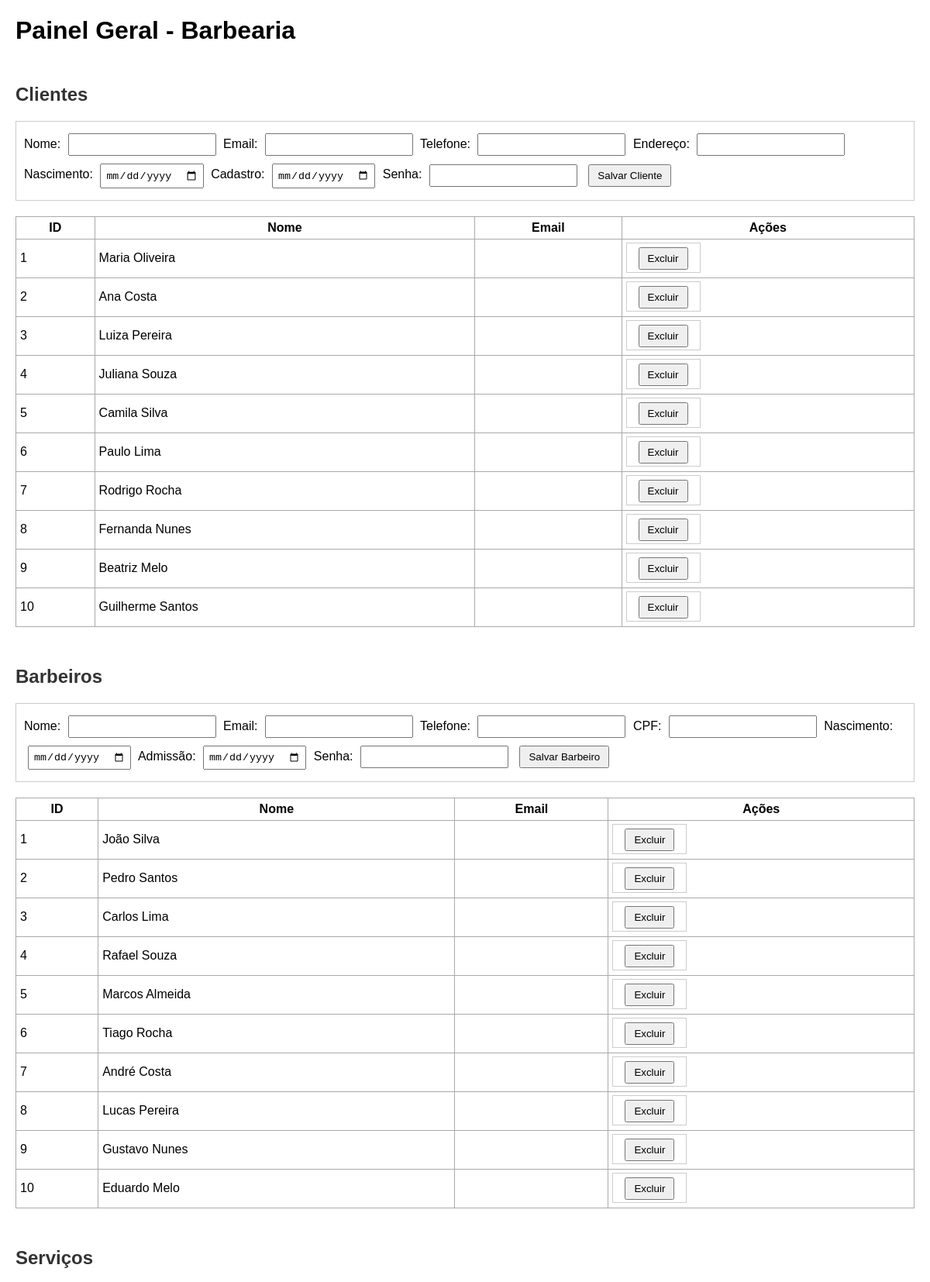
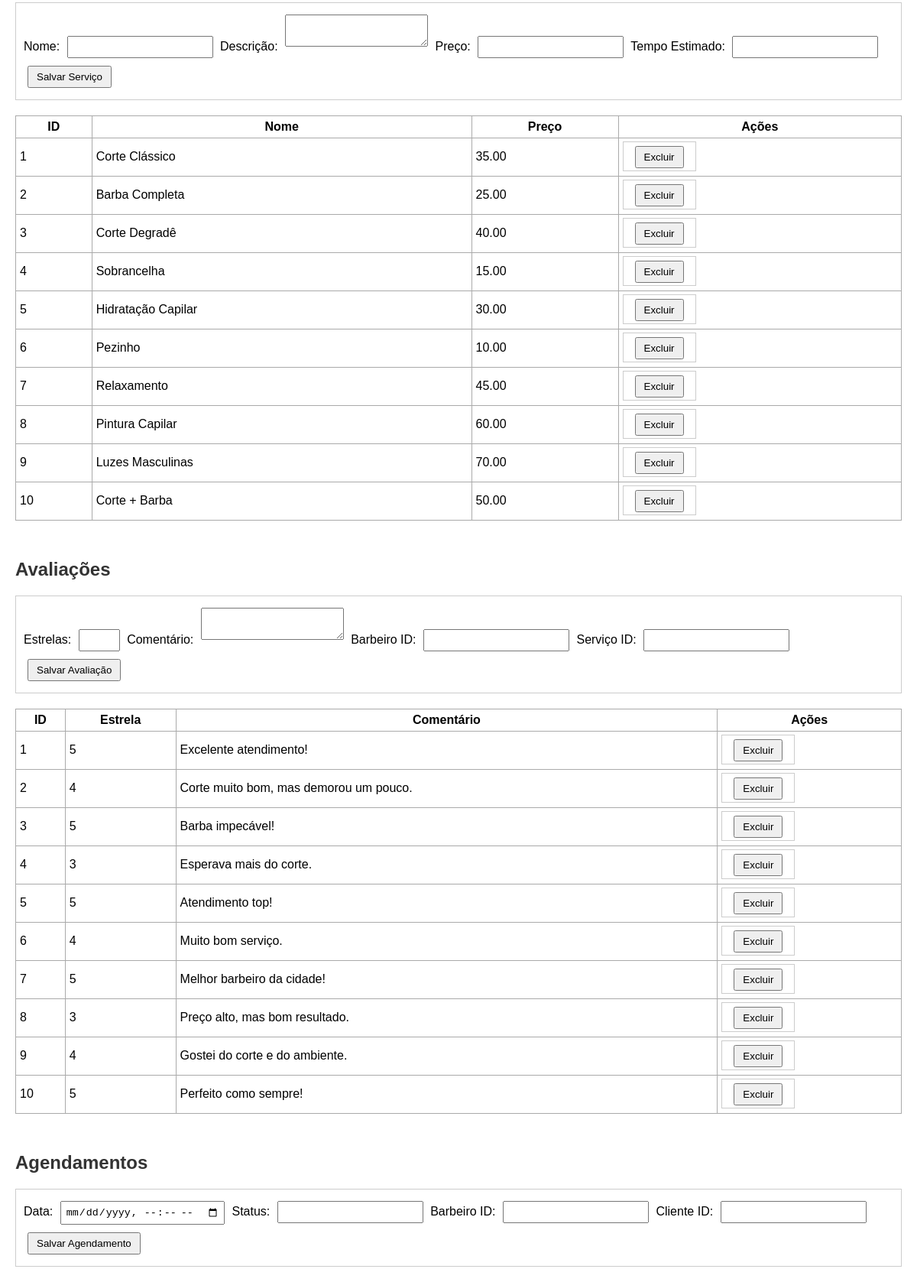
/ideias/painel_testes.php (upper part), run on the app's committed database (2 pictures, top to bottom).
### tables this page shows
CREATE TABLE IF NOT EXISTS `cliente` (
  `id_cliente` INT(11) NOT NULL AUTO_INCREMENT,
  `nome` VARCHAR(100) NOT NULL,
  `telefone` VARCHAR(15) NOT NULL,
  `endereco` VARCHAR(255) NULL DEFAULT NULL,
  `data_nascimento` DATE NULL DEFAULT NULL,
  `data_cadastro` TIMESTAMP NOT NULL DEFAULT CURRENT_TIMESTAMP(),
  `usuario_idusuario` INT NOT NULL,
  PRIMARY KEY (`id_cliente`),
  INDEX `fk_cliente_usuario1_idx` (`usuario_idusuario` ASC) VISIBLE,
  CONSTRAINT `fk_cliente_usuario1`
    FOREIGN KEY (`usuario_idusuario`)
    REFERENCES `usuario` (`idusuario`)
    ON DELETE NO ACTION
    ON UPDATE NO ACTION);

CREATE TABLE IF NOT EXISTS `barbeiro` (
  `id_barbeiro` INT(11) NOT NULL AUTO_INCREMENT,
  `nome` VARCHAR(100) NOT NULL,
  `telefone` VARCHAR(15) NOT NULL,
  `cpf` VARCHAR(11) NOT NULL,
  `data_nascimento` DATE NULL DEFAULT NULL,
  `data_admissao` DATE NULL DEFAULT NULL,
  `usuario_idusuario` INT NOT NULL,
  PRIMARY KEY (`id_barbeiro`),
  UNIQUE INDEX `cpf` (`cpf` ASC) VISIBLE,
  INDEX `fk_barbeiro_usuario1_idx` (`usuario_idusuario` ASC) VISIBLE,
  CONSTRAINT `fk_barbeiro_usuario1`
    FOREIGN KEY (`usuario_idusuario`)
    REFERENCES `usuario` (`idusuario`)
    ON DELETE NO ACTION
    ON UPDATE NO ACTION);

CREATE TABLE IF NOT EXISTS `servico` (
  `id_servico` INT(11) NOT NULL AUTO_INCREMENT,
  `nome_servico` VARCHAR(100) NOT NULL,
  `descricao` TEXT NULL DEFAULT NULL,
  `preco` DECIMAL(10,2) NOT NULL,
  `tempo_estimado` INT(11) NULL DEFAULT NULL,
  PRIMARY KEY (`id_servico`));

CREATE TABLE IF NOT EXISTS `avaliacao` (
  `idavaliacao` INT(11) NOT NULL AUTO_INCREMENT,
  `estrela` TINYINT(4) NOT NULL,
  `comentario` VARCHAR(256) NULL DEFAULT NULL,
  `barbeiro_id_barbeiro` INT(11) NOT NULL,
  `servico_id_servico` INT(11) NOT NULL,
  `foto` VARCHAR(255) NULL DEFAULT NULL,
  PRIMARY KEY (`idavaliacao`),
  INDEX `fk_avaliacao_barbeiro1_idx` (`barbeiro_id_barbeiro` ASC) VISIBLE,
  INDEX `fk_avaliacao_servico1_idx` (`servico_id_servico` ASC) VISIBLE,
  CONSTRAINT `fk_avaliacao_barbeiro1`
    FOREIGN KEY (`barbeiro_id_barbeiro`)
    REFERENCES `barbeiro` (`id_barbeiro`)
    ON DELETE CASCADE
    ON UPDATE CASCADE,
  CONSTRAINT `fk_avaliacao_servico1`
    FOREIGN KEY (`servico_id_servico`)
    REFERENCES `servico` (`id_servico`)
    ON DELETE CASCADE
    ON UPDATE CASCADE);

### tests/funcoes.php (called while the page is built, shortened)
<?php
function listarCliente($conexao)
{
    $sql = "SELECT * FROM cliente";
    $comando = mysqli_prepare($conexao, $sql);
    mysqli_stmt_execute($comando);
    $resultados = mysqli_stmt_get_result($comando);
    $lista_clientes = [];
    while ($cliente = mysqli_fetch_assoc($resultados)) {
        $lista_clientes[] = $cliente;
    }
    return $lista_clientes;
}
function listarAvaliacao($conexao)
{
    $sql = "SELECT * FROM avaliacao";
    $comando = mysqli_prepare($conexao, $sql);
    mysqli_stmt_execute($comando);
    $resultados = mysqli_stmt_get_result($comando);
    $lista_avaliacao = [];
    while ($avaliacao = mysqli_fetch_assoc($resultados)) {
        $lista_avaliacao[] = $avaliacao;
    }
    return $lista_avaliacao;
}
function listarBarbeiro($conexao) {
    $sql = "SELECT * FROM barbeiro";
    $comando = mysqli_prepare($conexao, $sql);
    mysqli_stmt_execute($comando);
    $resultados = mysqli_stmt_get_result($comando);
    $lista_Barbeiro = [];
    while ($barbeiro = mysqli_fetch_assoc($resultados)) {
        $lista_Barbeiro[] = $barbeiro;
    }
    return $lista_Barbeiro;
}
function listaServico($conexao)
{
    $sql = "SELECT * FROM servico";
    $comando = mysqli_prepare($conexao, $sql);
    mysqli_stmt_execute($comando);
    $resultados = mysqli_stmt_get_result($comando);
    $lista_servico = [];
    while ($servico = mysqli_fetch_assoc($resultados)) {
        $lista_servico[] = $servico;
    }
    return $lista_servico;
}

### ideias/painel_testes.php (the view, shortened to what this page needs)
<?php
require_once "../tests/conexao.php";
require_once "../tests/funcoes.php";
?>
<!DOCTYPE html>
<html lang="pt-BR">
<head>
</head>
<body>
  <h1>Painel Geral - Barbearia</h1>
  <h2>Clientes</h2>
  <form method="post">
    Nome: <input type="text" name="nome" required>
    Email: <input type="email" name="email" required>
    Telefone: <input type="text" name="telefone" required>
    Endereço: <input type="text" name="endereco" required>
    Nascimento: <input type="date" name="data_nascimento" required>
    Cadastro: <input type="date" name="data_cadastro" required>
    Senha: <input type="password" name="senha_cliente" required>
    <button>Salvar Cliente</button>
  </form>
  <table>
    <tr><th>ID</th><th>Nome</th><th>Email</th><th>Ações</th></tr>
    <?php foreach(listarCliente($conexao) as $c){ ?>
      <tr>
        <td><?= $c['id_cliente'] ?></td>
        <td><?= $c['nome'] ?></td>
        <td><?= $c['email'] ?></td>
        <td>
          <form method="post" style="display:inline">
            <button>Excluir</button>
          </form>
        </td>
      </tr>
    <?php } ?>
  </table>
  <h2>Barbeiros</h2>
  <form method="post">
    Nome: <input type="text" name="nome" required>
    Email: <input type="email" name="email" required>
    Telefone: <input type="text" name="telefone" required>
    CPF: <input type="text" name="cpf" required>
    Nascimento: <input type="date" name="data_nascimento" required>
    Admissão: <input type="date" name="data_admissao" required>
    Senha: <input type="password" name="senha_barbeiro" required>
    <button>Salvar Barbeiro</button>
  </form>
  <table>
    <tr><th>ID</th><th>Nome</th><th>Email</th><th>Ações</th></tr>
    <?php foreach(listarBarbeiro($conexao) as $b){ ?>
      <tr>
        <td><?= $b['id_barbeiro'] ?></td>
        <td><?= $b['nome'] ?></td>
        <td><?= $b['email'] ?></td>
        <td>
          <form method="post" style="display:inline">
            <button>Excluir</button>
          </form>
        </td>
      </tr>
    <?php } ?>
  </table>
  <h2>Serviços</h2>
  <form method="post">
    Nome: <input type="text" name="nome_servico" required>
    Descrição: <textarea name="descricao" required></textarea>
    Preço: <input type="text" name="preco" required>
    Tempo Estimado: <input type="text" name="tempo_estimado" required>
    <button>Salvar Serviço</button>
  </form>
  <table>
    <tr><th>ID</th><th>Nome</th><th>Preço</th><th>Ações</th></tr>
    <?php foreach(listaServico($conexao) as $s){ ?>
      <tr>
        <td><?= $s['id_servico'] ?></td>
        <td><?= $s['nome_servico'] ?></td>
        <td><?= $s['preco'] ?></td>
        <td>
          <form method="post" style="display:inline">
            <button>Excluir</button>
          </form>
        </td>
      </tr>
    <?php } ?>
  </table>
  <h2>Avaliações</h2>
  <form method="post">
    Estrelas: <input type="number" name="estrela" min="1" max="5" required>
    Comentário: <textarea name="comentario" required></textarea>
    Barbeiro ID: <input type="number" name="barbeiro_id_barbeiro" required>
    Serviço ID: <input type="number" name="servico_id_servico" required>
    <button>Salvar Avaliação</button>
  </form>
  <table>
    <tr><th>ID</th><th>Estrela</th><th>Comentário</th><th>Ações</th></tr>
    <?php foreach(listarAvaliacao($conexao) as $a){ ?>
      <tr>
        <td><?= $a['idavaliacao'] ?></td>
        <td><?= $a['estrela'] ?></td>
        <td><?= $a['comentario'] ?></td>
        <td>
          <form method="post" style="display:inline">
            <button>Excluir</button>
          </form>
        </td>
      </tr>
    <?php } ?>
  </table>
  <h2>Agendamentos</h2>
  <form method="post">
    Data: <input type="datetime-local" name="data_agendamento" required>
    Status: <input type="text" name="status" required>
    Barbeiro ID: <input type="number" name="barbeiro_id_barbeiro" required>
    Cliente ID: <input type="number" name="cliente_id_cliente" required>
    <button>Salvar Agendamento</button>
  </form>
</body>
</html>

### ideias/painel_testes.php (style rules this page uses)
body { font-family: Arial; margin:20px; }
h2 { margin-top:50px; color:#333; }
form { margin-bottom:20px; padding:10px; border:1px solid #ccc; }
input, textarea { margin:5px; padding:5px; }
button { margin:5px; padding:5px 10px; }
table { border-collapse:collapse; width:100%; margin-top:10px; }
th, td { border:1px solid #aaa; padding:5px; }

### data on the page
cliente: id_cliente "1", nome "Maria Oliveira"
cliente: id_cliente "2", nome "Ana Costa"
cliente: id_cliente "3", nome "Luiza Pereira"
cliente: id_cliente "4", nome "Juliana Souza"
cliente: id_cliente "5", nome "Camila Silva"
cliente: id_cliente "6", nome "Paulo Lima"
cliente: id_cliente "7", nome "Rodrigo Rocha"
cliente: id_cliente "8", nome "Fernanda Nunes"
cliente: id_cliente "9", nome "Beatriz Melo"
cliente: id_cliente "10", nome "Guilherme Santos"
barbeiro: id_barbeiro "1", nome "João Silva"
barbeiro: id_barbeiro "2", nome "Pedro Santos"
barbeiro: id_barbeiro "3", nome "Carlos Lima"
barbeiro: id_barbeiro "4", nome "Rafael Souza"
barbeiro: id_barbeiro "5", nome "Marcos Almeida"
barbeiro: id_barbeiro "6", nome "Tiago Rocha"
barbeiro: id_barbeiro "7", nome "André Costa"
barbeiro: id_barbeiro "8", nome "Lucas Pereira"
barbeiro: id_barbeiro "9", nome "Gustavo Nunes"
barbeiro: id_barbeiro "10", nome "Eduardo Melo"
servico: id_servico "1", nome_servico "Corte Clássico", preco "35.00"
servico: id_servico "2", nome_servico "Barba Completa", preco "25.00"
servico: id_servico "3", nome_servico "Corte Degradê", preco "40.00"
servico: id_servico "4", nome_servico "Sobrancelha", preco "15.00"
servico: id_servico "5", nome_servico "Hidratação Capilar", preco "30.00"
servico: id_servico "6", nome_servico "Pezinho", preco "10.00"
servico: id_servico "7", nome_servico "Relaxamento", preco "45.00"
servico: id_servico "8", nome_servico "Pintura Capilar", preco "60.00"
servico: id_servico "9", nome_servico "Luzes Masculinas", preco "70.00"
servico: id_servico "10", nome_servico "Corte + Barba", preco "50.00"
avaliacao: idavaliacao "1", estrela "5", comentario "Excelente atendimento!"
avaliacao: idavaliacao "2", estrela "4", comentario "Corte muito bom, mas demorou um pouco."
avaliacao: idavaliacao "3", estrela "5", comentario "Barba impecável!"
avaliacao: idavaliacao "4", estrela "3", comentario "Esperava mais do corte."
avaliacao: idavaliacao "5", estrela "5", comentario "Atendimento top!"
avaliacao: idavaliacao "6", estrela "4", comentario "Muito bom serviço."
avaliacao: idavaliacao "7", estrela "5", comentario "Melhor barbeiro da cidade!"
avaliacao: idavaliacao "8", estrela "3", comentario "Preço alto, mas bom resultado."
avaliacao: idavaliacao "9", estrela "4", comentario "Gostei do corte e do ambiente."
avaliacao: idavaliacao "10", estrela "5", comentario "Perfeito como sempre!"
